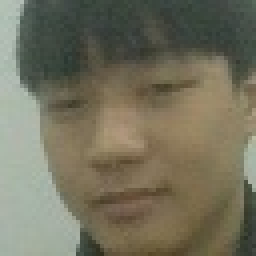
#> input picture Workshop8/data/test/SE160885/2110.jpg, 64 x 64 px, found by its file name (shown 4 times larger); its folder holds 4 pictures in this run
$ python eigenfaces.py
#> lines starting #> are read from the running program, lines starting #| are printed output that depends on the picture
import os
import joblib
import cv2 as cv
import numpy as np
import matplotlib.pyplot as plt
from sklearn.utils import shuffle
from sklearn.svm import LinearSVC
from sklearn.decomposition import PCA
from sklearn.metrics import classification_report
from sklearn.calibration import CalibratedClassifierCV

#SETUP;
RESIZE = (128, 128)
labels = {"SE160885": 0, "SE160891": 1, "SE161235": 2, "SE170056": 3}

#Path;
data_train_path = "D:/myCode/CPV301/Workshop8/data/test"
data_test_path = "D:/myCode/CPV301/Workshop8/data/test"
model_path = "D:/myCode/CPV301/Workshop8/model.npy"

#Data Loading And Preprocessing;
def load_img_path(folder_data_path):
    lst_path = []
    for i in os.listdir(folder_data_path):
        folder_img = folder_data_path + "/" + i
        for j in os.listdir(folder_img):
            img_path = folder_img + "/" + j
            lst_path.append(img_path)
    return lst_path

def img_to_flatten(lst_path):

    data = []
    label = []

    for i in lst_path:

        #Label;
        if "SE160885" in i: label.append(0)
        elif "SE160891" in i: label.append(1)
        elif "SE161235" in i: label.append(2)
        else: label.append(3)

        #Data;
        img = cv.imread(i, 0)
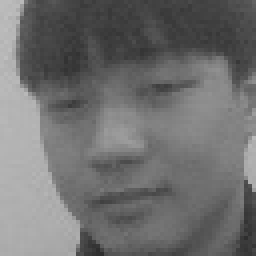
#> img: shape (64, 64) (shown 4 times larger); min 46, max 190, mean 111.3
        img = cv.GaussianBlur(img, (5, 5), 0)
        img = img / 255.0
        img = cv.resize(img, RESIZE)
#> img: shape (128, 128) float64
        img = img.flatten()
#> img = 16384 values, max 0.733 at index 0, min 0.217 at index 16303, mean 0.436
        data.append(img)
#> pass 2 of the loop in img_to_flatten, `for i in lst_path:`:
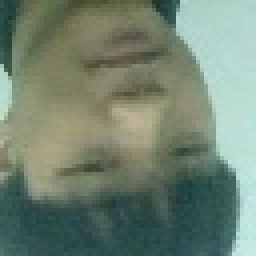
#> input picture Workshop8/data/test/SE160885/2113.jpg, 64 x 64 px, found by its file name (shown 4 times larger)
#> in img_to_flatten, `img = cv.imread(i, 0)`:
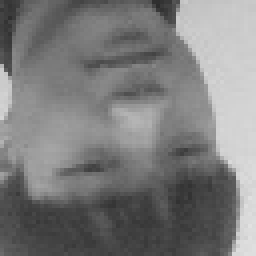
#> img: shape (64, 64) (shown 4 times larger); min 44, max 225, mean 124.1
#> in img_to_flatten, `img = cv.resize(img, RESIZE)`:
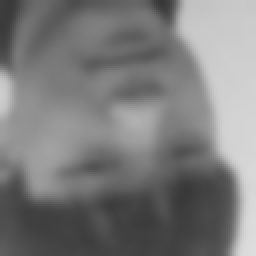
#> img: shape (128, 128) float64 (shown 2 times larger); min 0.218, max 0.867, mean 0.487
#> in img_to_flatten, `img = img.flatten()`: img = 16384 values, max 0.867 at index 15871, min 0.218 at index 80, mean 0.487
#> pass 3 of the loop in img_to_flatten, `for i in lst_path:`:
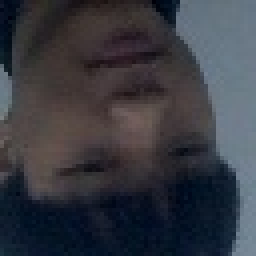
#> input picture Workshop8/data/test/SE160885/214.jpg, 64 x 64 px, found by its file name (shown 4 times larger)
#> in img_to_flatten, `img = cv.imread(i, 0)`:
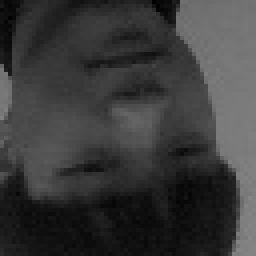
#> img: shape (64, 64) (shown 4 times larger); min 0, max 134, mean 58
#> in img_to_flatten, `img = img.flatten()`: img = 16384 values, max 0.514 at index 16127, min 0.0402 at index 80, mean 0.227
#> the loop made 4 passes; the first 3 are shown
#> pass 2 of the loop in img_to_flatten, `for i in lst_path:`:
#> pass 3 of the loop in img_to_flatten, `for i in lst_path:`:
#> the loop made 4 passes; the first 3 are shown

    data = np.array(data)
    label = np.array(label)
    data = np.concatenate((data, label[:, None]), axis = 1)
    data = shuffle(data)
    return data

def train_and_test():
    data_train_lst_path = load_img_path(data_train_path)
    data_train_lst = img_to_flatten(data_train_lst_path)

    data_test_lst_path = load_img_path(data_test_path)
    data_test_lst = img_to_flatten(data_test_lst_path)

    y_train = data_train_lst[:, -1]
    X_train = np.delete(data_train_lst, -1, 1)

    y_test = data_test_lst[:, -1]
    X_test = np.delete(data_test_lst, -1, 1)

    return X_train, y_train, X_test, y_test

def preprocessing(path):

    img = cv.imread(path, 0)
    img = cv.GaussianBlur(img, (5, 5), 0)
    img = img / 255.0
    img = cv.resize(img, RESIZE)

    img_copy = img.copy()
    img_copy = img_copy.flatten()


    data_val = [img_copy]
    data_val = np.array(data_val)

    return data_val, img

def training_model():
    pca = PCA()
    X_train, y_train, X_test, y_test = train_and_test()
    clf = LinearSVC(max_iter=100000)
    clf = CalibratedClassifierCV(clf)
    X_train = pca.fit_transform(X_train)
#> (the run stopped early here; a loop or call above may not have finished)
